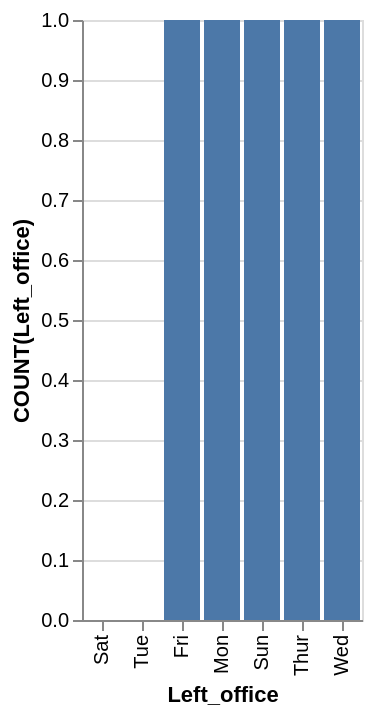

Write a Vega-Lite specification for this figure.
### Vega-Lite specification from a JSON file in a GitHub repository (floating-point values rounded to 4 significant figures)
{"data": {"values": [{"x_data": "Sat", "y_data": 0}, {"x_data": "Tue", "y_data": 0}, {"x_data": "Fri", "y_data": 1}, {"x_data": "Mon", "y_data": 1}, {"x_data": "Sun", "y_data": 1}, {"x_data": "Thur", "y_data": 1}, {"x_data": "Wed", "y_data": 1}]}, "mark": "bar", "encoding": {"x": {"field": "x_data", "type": "nominal", "title": "Left_office", "sort": {"op": "sum", "field": "y_data", "order": "ascending"}}, "y": {"field": "y_data", "type": "quantitative", "title": "COUNT(Left_office)"}}}
